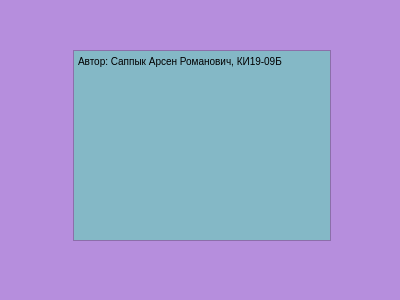
<?xml version="1.0" encoding="UTF-8"?>
<ui version="4.0">
 <class>auth</class>
 <widget class="QWidget" name="auth">
  <property name="geometry">
   <rect>
    <x>0</x>
    <y>0</y>
    <width>400</width>
    <height>300</height>
   </rect>
  </property>
  <property name="palette">
   <palette>
    <active>
     <colorrole role="Base">
      <brush brushstyle="SolidPattern">
       <color alpha="255">
        <red>51</red>
        <green>51</green>
        <blue>51</blue>
       </color>
      </brush>
     </colorrole>
     <colorrole role="Window">
      <brush brushstyle="SolidPattern">
       <color alpha="255">
        <red>182</red>
        <green>142</green>
        <blue>221</blue>
       </color>
      </brush>
     </colorrole>
    </active>
    <inactive>
     <colorrole role="Base">
      <brush brushstyle="SolidPattern">
       <color alpha="255">
        <red>51</red>
        <green>51</green>
        <blue>51</blue>
       </color>
      </brush>
     </colorrole>
     <colorrole role="Window">
      <brush brushstyle="SolidPattern">
       <color alpha="255">
        <red>182</red>
        <green>142</green>
        <blue>221</blue>
       </color>
      </brush>
     </colorrole>
    </inactive>
    <disabled>
     <colorrole role="Base">
      <brush brushstyle="SolidPattern">
       <color alpha="255">
        <red>182</red>
        <green>142</green>
        <blue>221</blue>
       </color>
      </brush>
     </colorrole>
     <colorrole role="Window">
      <brush brushstyle="SolidPattern">
       <color alpha="255">
        <red>182</red>
        <green>142</green>
        <blue>221</blue>
       </color>
      </brush>
     </colorrole>
    </disabled>
   </palette>
  </property>
  <property name="windowTitle">
   <string>Информация об авторах</string>
  </property>
  <property name="windowIcon">
   <iconset resource="res.qrc">
    <normaloff>:/new/prefix1/logo.png</normaloff>:/new/prefix1/logo.png</iconset>
  </property>
  <widget class="QWidget" name="horizontalLayoutWidget_2">
   <property name="geometry">
    <rect>
     <x>60</x>
     <y>50</y>
     <width>271</width>
     <height>191</height>
    </rect>
   </property>
   <layout class="QHBoxLayout" name="horizontalLayout_3">
    <item>
     <widget class="QLabel" name="label_3">
      <property name="text">
       <string/>
      </property>
      <property name="pixmap">
       <pixmap resource="res.qrc">:/new/prefix1/logo.png</pixmap>
      </property>
      <property name="scaledContents">
       <bool>true</bool>
      </property>
     </widget>
    </item>
    <item>
     <widget class="QTextEdit" name="textEdit_3">
      <property name="palette">
       <palette>
        <active>
         <colorrole role="Base">
          <brush brushstyle="SolidPattern">
           <color alpha="255">
            <red>132</red>
            <green>184</green>
            <blue>198</blue>
           </color>
          </brush>
         </colorrole>
        </active>
        <inactive>
         <colorrole role="Base">
          <brush brushstyle="SolidPattern">
           <color alpha="255">
            <red>132</red>
            <green>184</green>
            <blue>198</blue>
           </color>
          </brush>
         </colorrole>
        </inactive>
        <disabled>
         <colorrole role="Base">
          <brush brushstyle="SolidPattern">
           <color alpha="255">
            <red>182</red>
            <green>142</green>
            <blue>221</blue>
           </color>
          </brush>
         </colorrole>
        </disabled>
       </palette>
      </property>
      <property name="html">
       <string>&lt;!DOCTYPE HTML PUBLIC &quot;-//W3C//DTD HTML 4.0//EN&quot; &quot;http://www.w3.org/TR/REC-html40/strict.dtd&quot;&gt;
&lt;html&gt;&lt;head&gt;&lt;meta name=&quot;qrichtext&quot; content=&quot;1&quot; /&gt;&lt;style type=&quot;text/css&quot;&gt;
p, li { white-space: pre-wrap; }
&lt;/style&gt;&lt;/head&gt;&lt;body style=&quot; font-family:'MS Shell Dlg 2'; font-size:7.8pt; font-weight:400; font-style:normal;&quot;&gt;
&lt;p style=&quot; margin-top:0px; margin-bottom:0px; margin-left:0px; margin-right:0px; -qt-block-indent:0; text-indent:0px;&quot;&gt;Автор: Саппык Арсен Романович, КИ19-09Б&lt;/p&gt;&lt;/body&gt;&lt;/html&gt;</string>
      </property>
     </widget>
    </item>
   </layout>
  </widget>
 </widget>
 <resources>
  <include location="res.qrc"/>
 </resources>
 <connections/>
</ui>
